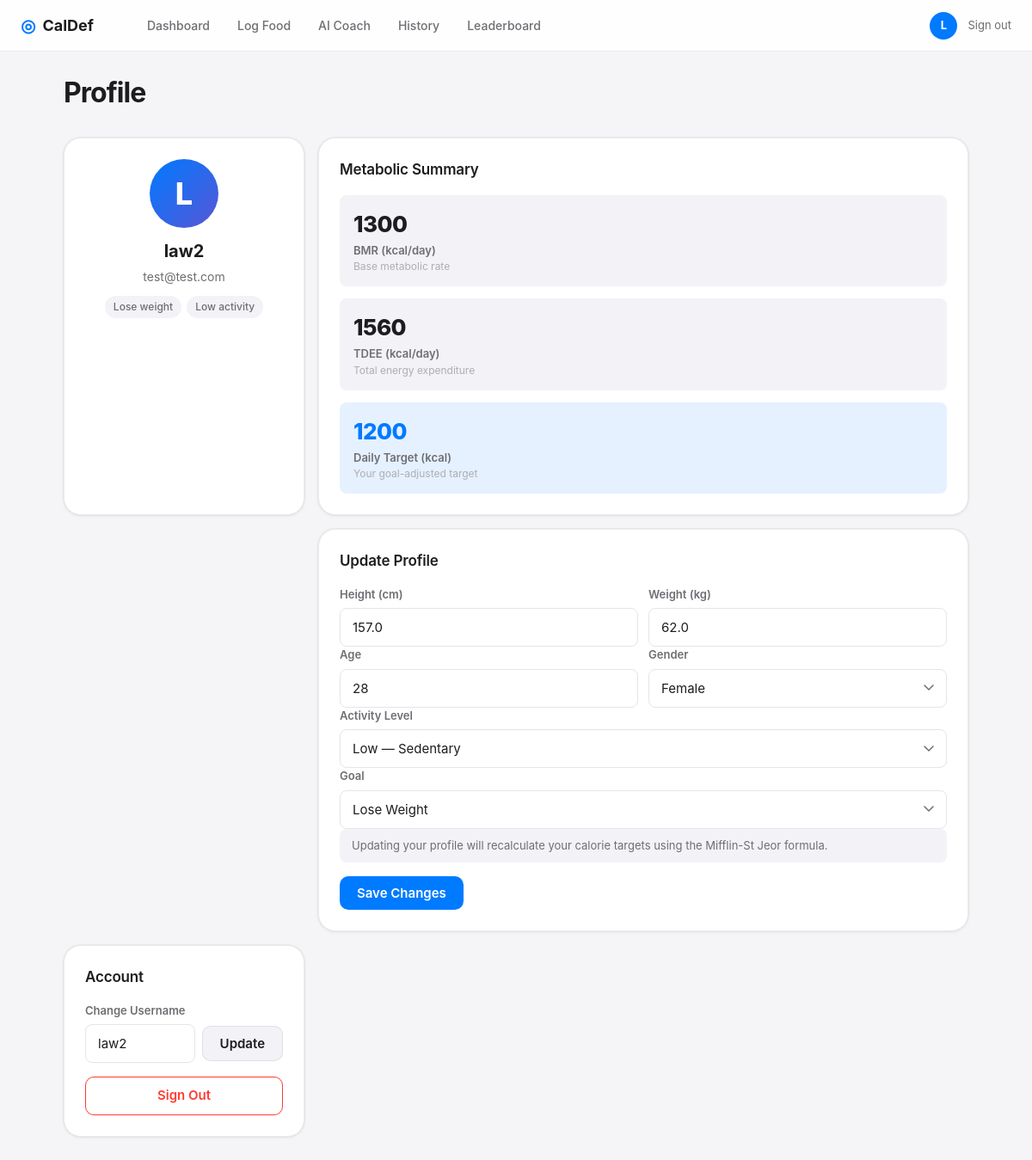
Screenshot of /profile (signed in) with the database file from the repository.
### tables this page shows
CREATE TABLE users (
                id INTEGER PRIMARY KEY AUTOINCREMENT,
                username TEXT UNIQUE NOT NULL,
                email TEXT UNIQUE NOT NULL,
                password_hash TEXT NOT NULL,
                created_at TIMESTAMP DEFAULT CURRENT_TIMESTAMP
            );

CREATE TABLE profiles (
                id INTEGER PRIMARY KEY AUTOINCREMENT,
                user_id INTEGER UNIQUE NOT NULL,
                height_cm REAL,
                weight_kg REAL,
                age INTEGER,
                gender TEXT,
                activity_level TEXT,
                goal TEXT,
                bmr REAL,
                tdee REAL,
                target_calories INTEGER,
                plan_text TEXT,
                updated_at TIMESTAMP DEFAULT CURRENT_TIMESTAMP,
                FOREIGN KEY (user_id) REFERENCES users(id)
            );

### app.py (the view, shortened to what this page needs)
@app.route("/profile", methods=["GET", "POST"])
@login_required
def profile():
    user_id = session["user_id"]
    prof = get_profile(user_id)
    with get_db() as db:
        user = db.execute("SELECT username, email FROM users WHERE id = ?", (user_id,)).fetchone()
    return render_template("profile.html", profile=prof, user=dict(user) if user else {})

### app.py (called while the page is built)
@app.context_processor
def inject_now():
    return {"now": datetime.now}

def login_required(f):
    @wraps(f)
    def decorated(*args, **kwargs):
        if "user_id" not in session:
            return redirect(url_for("landing"))
        return f(*args, **kwargs)
    return decorated

def get_profile(user_id: int):
    with get_db() as db:
        row = db.execute("SELECT * FROM profiles WHERE user_id = ?", (user_id,)).fetchone()
    return dict(row) if row else None

### database.py (called while the page is built)
@contextmanager
def get_db():
    conn = sqlite3.connect(DATABASE)
    conn.row_factory = sqlite3.Row
    try:
        yield conn
        conn.commit()
    except Exception:
        conn.rollback()
        raise
    finally:
        conn.close()

### templates/profile.html (shortened to what this page needs)
{% extends "base.html" %}
{% block content %}
<div class="page-container">
  <div class="page-header">
    <h1 class="page-title">Profile</h1>
  </div>
  <div class="profile-grid">
    <div class="card profile-user-card">
      <div class="profile-avatar">{{ session.username[0].upper() }}</div>
      <div class="profile-username">{{ user.username }}</div>
      <div class="profile-email">{{ user.email }}</div>
      {% if profile %}
      <div class="profile-badges">
        <span class="badge">{{ profile.goal.capitalize() }} weight</span>
        <span class="badge">{{ profile.activity_level.capitalize() }} activity</span>
      </div>
      {% endif %}
    </div>
    {% if profile %}
    <div class="card">
      <h3 class="card-title">Metabolic Summary</h3>
      <div class="meta-grid">
        <div class="meta-item">
          <span class="meta-val">{{ profile.bmr | round | int }}</span>
          <span class="meta-key">BMR (kcal/day)</span>
          <span class="meta-desc">Base metabolic rate</span>
        </div>
        <div class="meta-item">
          <span class="meta-val">{{ profile.tdee | round | int }}</span>
          <span class="meta-key">TDEE (kcal/day)</span>
          <span class="meta-desc">Total energy expenditure</span>
        </div>
        <div class="meta-item highlight">
          <span class="meta-val">{{ profile.target_calories }}</span>
          <span class="meta-key">Daily Target (kcal)</span>
          <span class="meta-desc">Your goal-adjusted target</span>
        </div>
      </div>
    </div>
    {% endif %}
    <div class="card profile-form-card">
      <h3 class="card-title">Update Profile</h3>
      <form action="{{ url_for('profile') }}" method="POST">
        <div class="form-row">
          <div class="form-group">
            <label class="form-label">Height (cm)</label>
            <input class="form-input" type="number" name="height_cm"
                   value="{{ profile.height_cm if profile else '' }}"
                   placeholder="170" min="100" max="250" step="0.5" required />
          </div>
          <div class="form-group">
            <label class="form-label">Weight (kg)</label>
            <input class="form-input" type="number" name="weight_kg"
                   value="{{ profile.weight_kg if profile else '' }}"
                   placeholder="70" min="30" max="300" step="0.1" required />
          </div>
        </div>
        <div class="form-row">
          <div class="form-group">
            <label class="form-label">Age</label>
            <input class="form-input" type="number" name="age"
                   value="{{ profile.age if profile else '' }}"
                   placeholder="25" min="13" max="100" required />
          </div>
          <div class="form-group">
            <label class="form-label">Gender</label>
            <select class="form-input form-select" name="gender">
              <option value="female" {% if profile and profile.gender == 'female' %}selected{% endif %}>Female</option>
            </select>
          </div>
        </div>
        <div class="form-group">
          <label class="form-label">Activity Level</label>
          <select class="form-input form-select" name="activity_level">
            <option value="low" {% if profile and profile.activity_level == 'low' %}selected{% endif %}>Low — Sedentary</option>
          </select>
        </div>
        <div class="form-group">
          <label class="form-label">Goal</label>
          <select class="form-input form-select" name="goal">
            <option value="lose" {% if profile and profile.goal == 'lose' %}selected{% endif %}>Lose Weight</option>
          </select>
        </div>
        <div class="form-note">
          Updating your profile will recalculate your calorie targets using the Mifflin-St Jeor formula.
        </div>
        <button type="submit" class="btn btn-primary">Save Changes</button>
      </form>
    </div>
    <div class="card danger-card">
      <h3 class="card-title">Account</h3>
      <div class="form-group" style="margin-bottom: 16px;">
        <label class="form-label">Change Username</label>
        <div class="username-change-row">
          <input class="form-input" type="text" id="new-username"
                 value="{{ user.username }}" placeholder="New username"
                 minlength="3" maxlength="30" />
          <button class="btn btn-secondary" onclick="changeUsername()" id="username-btn">Update</button>
        </div>
      </div>
      <a href="{{ url_for('logout') }}" class="btn btn-danger-outline btn-full">Sign Out</a>
    </div>
  </div>
</div>
{% endblock %}

### rows the page displays
users: username "law2", email "test@test.com"
profiles: goal "Lose", activity_level "Low", bmr "1300", tdee "1560", target_calories "1200", height_cm "157.0", weight_kg "62.0", age "28", gender "Female", activity_level "Low — Sedentary", goal "Lose Weight"

### other values shown
{{ session.username[0].upper() }} "L"
